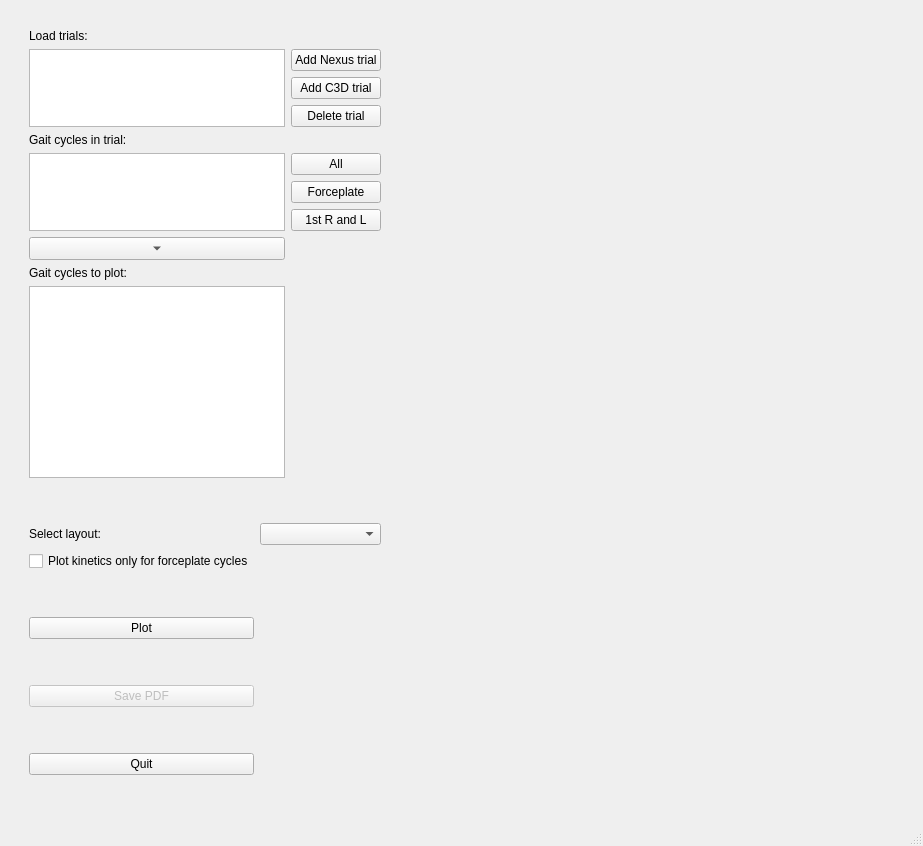
<?xml version="1.0" encoding="UTF-8"?>
<ui version="4.0">
 <class>MainWindow</class>
 <widget class="QMainWindow" name="MainWindow">
  <property name="geometry">
   <rect>
    <x>0</x>
    <y>0</y>
    <width>923</width>
    <height>846</height>
   </rect>
  </property>
  <property name="windowTitle">
   <string>MainWindow</string>
  </property>
  <widget class="QWidget" name="centralwidget">
   <layout class="QVBoxLayout" name="verticalLayout">
    <item>
     <layout class="QGridLayout" name="mainGridLayout">
      <item row="20" column="1">
       <widget class="QPushButton" name="btnSavePDF">
        <property name="enabled">
         <bool>false</bool>
        </property>
        <property name="text">
         <string>Save PDF</string>
        </property>
       </widget>
      </item>
      <item row="3" column="3">
       <widget class="QPushButton" name="btnAddNexusTrial">
        <property name="sizePolicy">
         <sizepolicy hsizetype="Fixed" vsizetype="Fixed">
          <horstretch>0</horstretch>
          <verstretch>0</verstretch>
         </sizepolicy>
        </property>
        <property name="text">
         <string>Add Nexus trial</string>
        </property>
       </widget>
      </item>
      <item row="3" column="5">
       <spacer name="horizontalSpacer">
        <property name="orientation">
         <enum>Qt::Horizontal</enum>
        </property>
        <property name="sizeHint" stdset="0">
         <size>
          <width>40</width>
          <height>20</height>
         </size>
        </property>
       </spacer>
      </item>
      <item row="21" column="1">
       <spacer name="verticalSpacer_6">
        <property name="orientation">
         <enum>Qt::Vertical</enum>
        </property>
        <property name="sizeHint" stdset="0">
         <size>
          <width>20</width>
          <height>40</height>
         </size>
        </property>
       </spacer>
      </item>
      <item row="8" column="3">
       <widget class="QPushButton" name="btnSelectForceplateCycles">
        <property name="text">
         <string>Forceplate</string>
        </property>
       </widget>
      </item>
      <item row="15" column="2" colspan="2">
       <widget class="QComboBox" name="cbLayout">
        <property name="sizePolicy">
         <sizepolicy hsizetype="Preferred" vsizetype="Fixed">
          <horstretch>0</horstretch>
          <verstretch>0</verstretch>
         </sizepolicy>
        </property>
        <property name="maximumSize">
         <size>
          <width>16777215</width>
          <height>16777215</height>
         </size>
        </property>
       </widget>
      </item>
      <item row="0" column="1">
       <spacer name="verticalSpacer_2">
        <property name="orientation">
         <enum>Qt::Vertical</enum>
        </property>
        <property name="sizeType">
         <enum>QSizePolicy::Fixed</enum>
        </property>
        <property name="sizeHint" stdset="0">
         <size>
          <width>20</width>
          <height>20</height>
         </size>
        </property>
       </spacer>
      </item>
      <item row="3" column="4">
       <spacer name="horizontalSpacer_3">
        <property name="orientation">
         <enum>Qt::Horizontal</enum>
        </property>
        <property name="sizeType">
         <enum>QSizePolicy::Fixed</enum>
        </property>
        <property name="sizeHint" stdset="0">
         <size>
          <width>10</width>
          <height>20</height>
         </size>
        </property>
       </spacer>
      </item>
      <item row="17" column="1">
       <spacer name="verticalSpacer_3">
        <property name="orientation">
         <enum>Qt::Vertical</enum>
        </property>
        <property name="sizeHint" stdset="0">
         <size>
          <width>20</width>
          <height>40</height>
         </size>
        </property>
       </spacer>
      </item>
      <item row="15" column="1">
       <widget class="QLabel" name="label">
        <property name="text">
         <string>Select layout:</string>
        </property>
       </widget>
      </item>
      <item row="3" column="0">
       <spacer name="horizontalSpacer_2">
        <property name="orientation">
         <enum>Qt::Horizontal</enum>
        </property>
        <property name="sizeType">
         <enum>QSizePolicy::Fixed</enum>
        </property>
        <property name="sizeHint" stdset="0">
         <size>
          <width>20</width>
          <height>20</height>
         </size>
        </property>
       </spacer>
      </item>
      <item row="16" column="1">
       <widget class="QCheckBox" name="xbKineticsFpOnly">
        <property name="text">
         <string>Plot kinetics only for forceplate cycles</string>
        </property>
       </widget>
      </item>
      <item row="6" column="1">
       <widget class="QLabel" name="label_2">
        <property name="text">
         <string>Gait cycles in trial:</string>
        </property>
       </widget>
      </item>
      <item row="18" column="1">
       <widget class="QPushButton" name="btnPlot">
        <property name="text">
         <string>Plot</string>
        </property>
       </widget>
      </item>
      <item row="7" column="3">
       <widget class="QPushButton" name="btnSelectAllCycles">
        <property name="text">
         <string>All</string>
        </property>
       </widget>
      </item>
      <item row="23" column="1">
       <widget class="QPushButton" name="btnQuit">
        <property name="text">
         <string>Quit</string>
        </property>
       </widget>
      </item>
      <item row="19" column="1">
       <spacer name="verticalSpacer_7">
        <property name="orientation">
         <enum>Qt::Vertical</enum>
        </property>
        <property name="sizeHint" stdset="0">
         <size>
          <width>20</width>
          <height>40</height>
         </size>
        </property>
       </spacer>
      </item>
      <item row="24" column="1">
       <spacer name="verticalSpacer">
        <property name="orientation">
         <enum>Qt::Vertical</enum>
        </property>
        <property name="sizeHint" stdset="0">
         <size>
          <width>20</width>
          <height>40</height>
         </size>
        </property>
       </spacer>
      </item>
      <item row="5" column="3">
       <widget class="QPushButton" name="btnDeleteTrial">
        <property name="text">
         <string>Delete trial</string>
        </property>
       </widget>
      </item>
      <item row="4" column="3">
       <widget class="QPushButton" name="btnAddC3DTrial">
        <property name="text">
         <string>Add C3D trial</string>
        </property>
       </widget>
      </item>
      <item row="14" column="1">
       <spacer name="verticalSpacer_4">
        <property name="orientation">
         <enum>Qt::Vertical</enum>
        </property>
        <property name="sizeHint" stdset="0">
         <size>
          <width>20</width>
          <height>20</height>
         </size>
        </property>
       </spacer>
      </item>
      <item row="13" column="1" colspan="2">
       <widget class="NiceListWidget" name="listCyclesToPlot"/>
      </item>
      <item row="12" column="1">
       <widget class="QLabel" name="label_4">
        <property name="text">
         <string>Gait cycles to plot:</string>
        </property>
       </widget>
      </item>
      <item row="3" column="1" rowspan="3" colspan="2">
       <widget class="NiceListWidget" name="listTrials">
        <property name="sizePolicy">
         <sizepolicy hsizetype="Expanding" vsizetype="Expanding">
          <horstretch>0</horstretch>
          <verstretch>0</verstretch>
         </sizepolicy>
        </property>
       </widget>
      </item>
      <item row="1" column="1">
       <widget class="QLabel" name="label_3">
        <property name="text">
         <string>Load trials:</string>
        </property>
       </widget>
      </item>
      <item row="9" column="3">
       <widget class="QPushButton" name="btnSelect1stCycles">
        <property name="text">
         <string>1st R and L</string>
        </property>
       </widget>
      </item>
      <item row="7" column="1" rowspan="3" colspan="2">
       <widget class="NiceListWidget" name="listTrialCycles"/>
      </item>
      <item row="10" column="1" colspan="2">
       <widget class="QToolButton" name="btnPickCycles">
        <property name="sizePolicy">
         <sizepolicy hsizetype="Expanding" vsizetype="Fixed">
          <horstretch>0</horstretch>
          <verstretch>0</verstretch>
         </sizepolicy>
        </property>
        <property name="text">
         <string>...</string>
        </property>
        <property name="arrowType">
         <enum>Qt::DownArrow</enum>
        </property>
       </widget>
      </item>
     </layout>
    </item>
   </layout>
  </widget>
  <widget class="QMenuBar" name="menubar">
   <property name="geometry">
    <rect>
     <x>0</x>
     <y>0</y>
     <width>923</width>
     <height>21</height>
    </rect>
   </property>
  </widget>
  <widget class="QStatusBar" name="statusbar"/>
 </widget>
 <customwidgets>
  <customwidget>
   <class>NiceListWidget</class>
   <extends>QListWidget</extends>
   <header>embed_gaitplotter</header>
  </customwidget>
 </customwidgets>
 <resources/>
 <connections/>
</ui>
